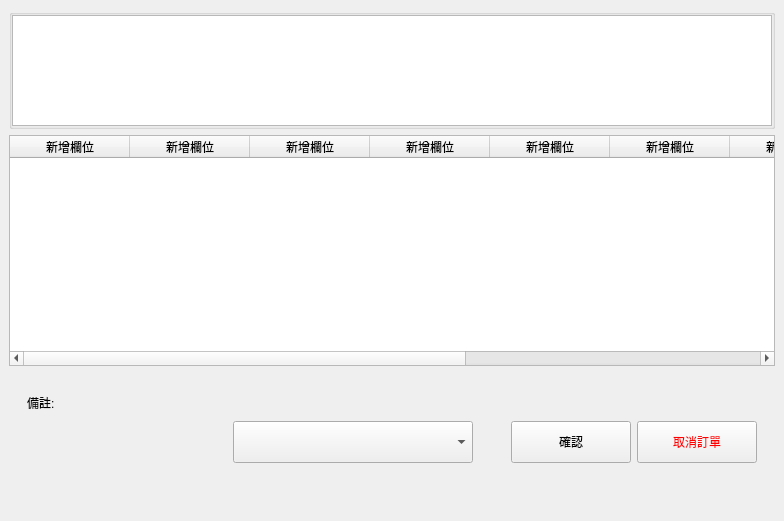
<?xml version="1.0" encoding="UTF-8"?>
<ui version="4.0">
 <class>LayerGetOrder1</class>
 <widget class="QWidget" name="LayerGetOrder1">
  <property name="geometry">
   <rect>
    <x>0</x>
    <y>0</y>
    <width>784</width>
    <height>521</height>
   </rect>
  </property>
  <property name="windowTitle">
   <string>Form</string>
  </property>
  <layout class="QGridLayout" name="gridLayout">
   <property name="leftMargin">
    <number>0</number>
   </property>
   <property name="topMargin">
    <number>0</number>
   </property>
   <property name="rightMargin">
    <number>0</number>
   </property>
   <property name="bottomMargin">
    <number>0</number>
   </property>
   <item row="0" column="0">
    <widget class="QWidget" name="wBg" native="true">
     <layout class="QVBoxLayout" name="verticalLayout">
      <item>
       <widget class="QGroupBox" name="groupBox">
        <property name="minimumSize">
         <size>
          <width>0</width>
          <height>120</height>
         </size>
        </property>
        <property name="maximumSize">
         <size>
          <width>16777215</width>
          <height>120</height>
         </size>
        </property>
        <layout class="QGridLayout" name="gridLayout_2">
         <property name="leftMargin">
          <number>0</number>
         </property>
         <property name="topMargin">
          <number>0</number>
         </property>
         <property name="rightMargin">
          <number>0</number>
         </property>
         <property name="bottomMargin">
          <number>0</number>
         </property>
         <property name="spacing">
          <number>0</number>
         </property>
         <item row="0" column="0">
          <widget class="CTableView" name="tbUser">
           <property name="editTriggers">
            <set>QAbstractItemView::NoEditTriggers</set>
           </property>
           <attribute name="horizontalHeaderVisible">
            <bool>false</bool>
           </attribute>
           <attribute name="horizontalHeaderMinimumSectionSize">
            <number>170</number>
           </attribute>
           <attribute name="horizontalHeaderDefaultSectionSize">
            <number>170</number>
           </attribute>
           <attribute name="horizontalHeaderStretchLastSection">
            <bool>true</bool>
           </attribute>
           <attribute name="verticalHeaderVisible">
            <bool>false</bool>
           </attribute>
           <attribute name="verticalHeaderDefaultSectionSize">
            <number>19</number>
           </attribute>
          </widget>
         </item>
        </layout>
       </widget>
      </item>
      <item>
       <widget class="QWidget" name="widget_2" native="true">
        <property name="sizePolicy">
         <sizepolicy hsizetype="Preferred" vsizetype="Expanding">
          <horstretch>0</horstretch>
          <verstretch>0</verstretch>
         </sizepolicy>
        </property>
        <property name="minimumSize">
         <size>
          <width>0</width>
          <height>200</height>
         </size>
        </property>
        <layout class="QGridLayout" name="gridLayout_3">
         <property name="leftMargin">
          <number>0</number>
         </property>
         <property name="topMargin">
          <number>0</number>
         </property>
         <property name="rightMargin">
          <number>0</number>
         </property>
         <property name="bottomMargin">
          <number>0</number>
         </property>
         <item row="0" column="0">
          <widget class="QTableWidget" name="tbOrder">
           <property name="editTriggers">
            <set>QAbstractItemView::NoEditTriggers</set>
           </property>
           <property name="selectionBehavior">
            <enum>QAbstractItemView::SelectRows</enum>
           </property>
           <attribute name="horizontalHeaderDefaultSectionSize">
            <number>120</number>
           </attribute>
           <attribute name="horizontalHeaderStretchLastSection">
            <bool>true</bool>
           </attribute>
           <attribute name="verticalHeaderVisible">
            <bool>true</bool>
           </attribute>
           <column>
            <property name="text">
             <string>新增欄位</string>
            </property>
           </column>
           <column>
            <property name="text">
             <string>新增欄位</string>
            </property>
           </column>
           <column>
            <property name="text">
             <string>新增欄位</string>
            </property>
           </column>
           <column>
            <property name="text">
             <string>新增欄位</string>
            </property>
           </column>
           <column>
            <property name="text">
             <string>新增欄位</string>
            </property>
           </column>
           <column>
            <property name="text">
             <string>新增欄位</string>
            </property>
           </column>
           <column>
            <property name="text">
             <string>新增欄位</string>
            </property>
           </column>
           <column>
            <property name="text">
             <string>新增欄位</string>
            </property>
           </column>
           <column>
            <property name="text">
             <string>新增欄位</string>
            </property>
           </column>
           <column>
            <property name="text">
             <string>新增欄位</string>
            </property>
           </column>
          </widget>
         </item>
        </layout>
       </widget>
      </item>
      <item>
       <widget class="QStackedWidget" name="wBottom">
        <property name="minimumSize">
         <size>
          <width>0</width>
          <height>140</height>
         </size>
        </property>
        <property name="maximumSize">
         <size>
          <width>16777215</width>
          <height>140</height>
         </size>
        </property>
        <property name="currentIndex">
         <number>2</number>
        </property>
        <widget class="QWidget" name="page0"/>
        <widget class="QWidget" name="page1">
         <layout class="QGridLayout" name="gridLayout_4" columnstretch="1,0,0,0,0">
          <property name="topMargin">
           <number>0</number>
          </property>
          <property name="bottomMargin">
           <number>0</number>
          </property>
          <item row="0" column="4">
           <widget class="QGroupBox" name="groupBox_4">
            <layout class="QHBoxLayout" name="horizontalLayout_2">
             <property name="leftMargin">
              <number>0</number>
             </property>
             <property name="rightMargin">
              <number>0</number>
             </property>
             <item>
              <widget class="QPushButton" name="btnCancel">
               <property name="minimumSize">
                <size>
                 <width>90</width>
                 <height>36</height>
                </size>
               </property>
               <property name="maximumSize">
                <size>
                 <width>16777215</width>
                 <height>36</height>
                </size>
               </property>
               <property name="focusPolicy">
                <enum>Qt::NoFocus</enum>
               </property>
               <property name="styleSheet">
                <string notr="true">color: rgb(255, 0, 0);</string>
               </property>
               <property name="text">
                <string>取消訂單</string>
               </property>
               <property name="checkable">
                <bool>true</bool>
               </property>
              </widget>
             </item>
             <item>
              <widget class="QPushButton" name="btnBackOrder">
               <property name="minimumSize">
                <size>
                 <width>100</width>
                 <height>36</height>
                </size>
               </property>
               <property name="maximumSize">
                <size>
                 <width>120</width>
                 <height>36</height>
                </size>
               </property>
               <property name="focusPolicy">
                <enum>Qt::NoFocus</enum>
               </property>
               <property name="text">
                <string>返回未處理</string>
               </property>
              </widget>
             </item>
            </layout>
           </widget>
          </item>
          <item row="0" column="1" rowspan="2">
           <spacer name="horizontalSpacer">
            <property name="orientation">
             <enum>Qt::Horizontal</enum>
            </property>
            <property name="sizeHint" stdset="0">
             <size>
              <width>40</width>
              <height>20</height>
             </size>
            </property>
           </spacer>
          </item>
          <item row="1" column="4">
           <widget class="QGroupBox" name="groupBox_3">
            <property name="minimumSize">
             <size>
              <width>0</width>
              <height>40</height>
             </size>
            </property>
            <layout class="QHBoxLayout" name="horizontalLayout">
             <property name="leftMargin">
              <number>0</number>
             </property>
             <property name="topMargin">
              <number>0</number>
             </property>
             <property name="rightMargin">
              <number>0</number>
             </property>
             <property name="bottomMargin">
              <number>0</number>
             </property>
             <item>
              <widget class="QComboBox" name="cbAddValueType">
               <property name="minimumSize">
                <size>
                 <width>120</width>
                 <height>36</height>
                </size>
               </property>
               <property name="maximumSize">
                <size>
                 <width>180</width>
                 <height>16777215</height>
                </size>
               </property>
               <property name="focusPolicy">
                <enum>Qt::NoFocus</enum>
               </property>
              </widget>
             </item>
             <item>
              <widget class="QPushButton" name="btnFinish">
               <property name="minimumSize">
                <size>
                 <width>90</width>
                 <height>36</height>
                </size>
               </property>
               <property name="maximumSize">
                <size>
                 <width>90</width>
                 <height>36</height>
                </size>
               </property>
               <property name="focusPolicy">
                <enum>Qt::NoFocus</enum>
               </property>
               <property name="text">
                <string>儲值完成</string>
               </property>
              </widget>
             </item>
            </layout>
           </widget>
          </item>
          <item row="0" column="2" rowspan="2">
           <widget class="ItemPic" name="wPic0" native="true">
            <property name="minimumSize">
             <size>
              <width>160</width>
              <height>120</height>
             </size>
            </property>
           </widget>
          </item>
          <item row="0" column="0" rowspan="2">
           <widget class="QGroupBox" name="groupBox">
            <property name="minimumSize">
             <size>
              <width>240</width>
              <height>0</height>
             </size>
            </property>
            <property name="maximumSize">
             <size>
              <width>240</width>
              <height>200</height>
             </size>
            </property>
            <layout class="QGridLayout" name="gridLayout_5">
             <property name="leftMargin">
              <number>0</number>
             </property>
             <property name="topMargin">
              <number>0</number>
             </property>
             <property name="rightMargin">
              <number>0</number>
             </property>
             <property name="bottomMargin">
              <number>0</number>
             </property>
             <property name="spacing">
              <number>2</number>
             </property>
             <item row="0" column="0">
              <widget class="QLabel" name="label">
               <property name="text">
                <string>備註:</string>
               </property>
              </widget>
             </item>
             <item row="4" column="2">
              <widget class="QPushButton" name="btnChangeNote">
               <property name="minimumSize">
                <size>
                 <width>90</width>
                 <height>28</height>
                </size>
               </property>
               <property name="maximumSize">
                <size>
                 <width>90</width>
                 <height>28</height>
                </size>
               </property>
               <property name="focusPolicy">
                <enum>Qt::NoFocus</enum>
               </property>
               <property name="text">
                <string>變更</string>
               </property>
               <property name="checkable">
                <bool>true</bool>
               </property>
              </widget>
             </item>
             <item row="3" column="0" colspan="3">
              <widget class="QTextEdit" name="txNote">
               <property name="styleSheet">
                <string notr="true">font: 16px &quot;Microsoft JhengHei UI&quot;;</string>
               </property>
               <property name="html">
                <string>&lt;!DOCTYPE HTML PUBLIC &quot;-//W3C//DTD HTML 4.0//EN&quot; &quot;http://www.w3.org/TR/REC-html40/strict.dtd&quot;&gt;
&lt;html&gt;&lt;head&gt;&lt;meta name=&quot;qrichtext&quot; content=&quot;1&quot; /&gt;&lt;meta charset=&quot;utf-8&quot; /&gt;&lt;style type=&quot;text/css&quot;&gt;
p, li { white-space: pre-wrap; }
hr { height: 1px; border-width: 0; }
li.unchecked::marker { content: &quot;\2610&quot;; }
li.checked::marker { content: &quot;\2612&quot;; }
&lt;/style&gt;&lt;/head&gt;&lt;body style=&quot; font-family:'Microsoft JhengHei UI'; font-size:16px; font-weight:400; font-style:normal;&quot;&gt;
&lt;p style=&quot;-qt-paragraph-type:empty; margin-top:0px; margin-bottom:0px; margin-left:0px; margin-right:0px; -qt-block-indent:0; text-indent:0px;&quot;&gt;&lt;br /&gt;&lt;/p&gt;&lt;/body&gt;&lt;/html&gt;</string>
               </property>
              </widget>
             </item>
             <item row="0" column="2">
              <widget class="QPushButton" name="btnDelayOrder">
               <property name="minimumSize">
                <size>
                 <width>0</width>
                 <height>26</height>
                </size>
               </property>
               <property name="maximumSize">
                <size>
                 <width>16777215</width>
                 <height>26</height>
                </size>
               </property>
               <property name="focusPolicy">
                <enum>Qt::NoFocus</enum>
               </property>
               <property name="styleSheet">
                <string notr="true">
QPushButton{
font: 12px &quot;Microsoft JhengHei UI&quot;;
color: rgb(44, 44, 44);
border: 1px solid #c3c3c3;
}

QPushButton:pressed, QPushButton:checked {
border: 1px solid #3a8ee6;
font: 14px &quot;Microsoft JhengHei UI&quot;;
color: rgb(255, 0, 0);
}
</string>
               </property>
               <property name="text">
                <string>訂單延誤</string>
               </property>
               <property name="checkable">
                <bool>true</bool>
               </property>
              </widget>
             </item>
            </layout>
           </widget>
          </item>
          <item row="0" column="3">
           <spacer name="horizontalSpacer_2">
            <property name="orientation">
             <enum>Qt::Horizontal</enum>
            </property>
            <property name="sizeHint" stdset="0">
             <size>
              <width>40</width>
              <height>20</height>
             </size>
            </property>
           </spacer>
          </item>
         </layout>
        </widget>
        <widget class="QWidget" name="page">
         <layout class="QGridLayout" name="gridLayout_7">
          <item row="0" column="0">
           <widget class="QWidget" name="widget" native="true">
            <layout class="QGridLayout" name="gridLayout_6">
             <item row="2" column="1">
              <widget class="QComboBox" name="cbFacChange">
               <property name="minimumSize">
                <size>
                 <width>240</width>
                 <height>42</height>
                </size>
               </property>
               <property name="maximumSize">
                <size>
                 <width>240</width>
                 <height>16777215</height>
                </size>
               </property>
               <property name="focusPolicy">
                <enum>Qt::NoFocus</enum>
               </property>
              </widget>
             </item>
             <item row="2" column="3">
              <widget class="QPushButton" name="btnFacChange">
               <property name="minimumSize">
                <size>
                 <width>120</width>
                 <height>42</height>
                </size>
               </property>
               <property name="maximumSize">
                <size>
                 <width>120</width>
                 <height>16777215</height>
                </size>
               </property>
               <property name="focusPolicy">
                <enum>Qt::NoFocus</enum>
               </property>
               <property name="text">
                <string>確認</string>
               </property>
              </widget>
             </item>
             <item row="2" column="2">
              <spacer name="horizontalSpacer_3">
               <property name="orientation">
                <enum>Qt::Horizontal</enum>
               </property>
               <property name="sizeHint" stdset="0">
                <size>
                 <width>40</width>
                 <height>20</height>
                </size>
               </property>
              </spacer>
             </item>
             <item row="2" column="4">
              <widget class="QPushButton" name="btnFacCancel">
               <property name="minimumSize">
                <size>
                 <width>120</width>
                 <height>42</height>
                </size>
               </property>
               <property name="focusPolicy">
                <enum>Qt::NoFocus</enum>
               </property>
               <property name="styleSheet">
                <string notr="true">color: rgb(255, 0, 0);</string>
               </property>
               <property name="text">
                <string>取消訂單</string>
               </property>
              </widget>
             </item>
             <item row="0" column="0">
              <widget class="QLabel" name="label_2">
               <property name="text">
                <string>備註:</string>
               </property>
              </widget>
             </item>
             <item row="2" column="0" rowspan="2">
              <widget class="QLabel" name="lbFacNote0">
               <property name="minimumSize">
                <size>
                 <width>200</width>
                 <height>0</height>
                </size>
               </property>
               <property name="text">
                <string/>
               </property>
              </widget>
             </item>
            </layout>
           </widget>
          </item>
         </layout>
        </widget>
       </widget>
      </item>
     </layout>
    </widget>
   </item>
  </layout>
 </widget>
 <customwidgets>
  <customwidget>
   <class>ItemPic</class>
   <extends>QWidget</extends>
   <header>ItemPic.h</header>
   <container>1</container>
  </customwidget>
  <customwidget>
   <class>CTableView</class>
   <extends>QTableView</extends>
   <header>CTableView.h</header>
  </customwidget>
 </customwidgets>
 <resources/>
 <connections/>
</ui>
